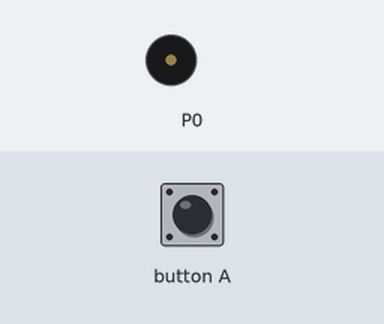
Simulated run of this program. Board: BBC micro:bit (MakeCode). Shown: buzzer (waves = sounding). Inputs (shaded band) come from the test bench.

Above: at 1.2 s.
1.3 s: button A pressed for 0.15 s
At 2.8 s:
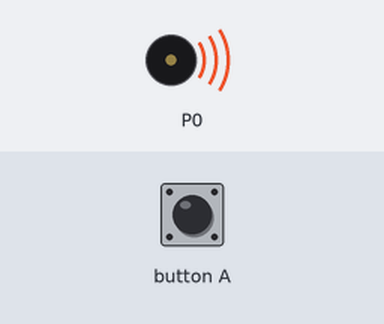
Timing chart, 0 to 10.4 s (numbered marks = the images above; inputs shaded):
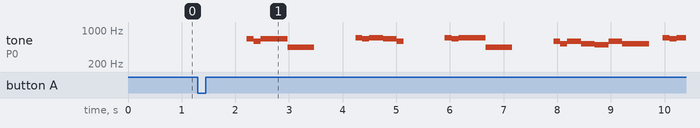

The program:

main.ts
```typescript
input.onButtonPressed(Button.A, function () {
    music.setVolume(255)
    music.setBuiltInSpeakerEnabled(true)
    music.rest(music.beat(BeatFraction.Whole))
    music.rest(music.beat(BeatFraction.Half))
    music.playTone(659, music.beat(BeatFraction.Quarter))
    music.playTone(587, music.beat(BeatFraction.Quarter))
    music.playTone(659, music.beat(BeatFraction.Whole))
    music.playTone(440, music.beat(BeatFraction.Whole))
    for (let index = 0; index < 3; index++) {
        music.rest(music.beat(BeatFraction.Whole))
        music.rest(music.beat(BeatFraction.Half))
        music.playTone(698, music.beat(BeatFraction.Quarter))
        music.playTone(659, music.beat(BeatFraction.Quarter))
        music.playTone(698, music.beat(BeatFraction.Half))
        music.playTone(659, music.beat(BeatFraction.Half))
        music.playTone(587, music.beat(BeatFraction.Quarter))
        music.rest(music.beat(BeatFraction.Whole))
        music.rest(music.beat(BeatFraction.Half))
        music.playTone(698, music.beat(BeatFraction.Quarter))
        music.playTone(659, music.beat(BeatFraction.Quarter))
        music.playTone(698, music.beat(BeatFraction.Whole))
        music.playTone(440, music.beat(BeatFraction.Whole))
        music.rest(music.beat(BeatFraction.Whole))
        music.rest(music.beat(BeatFraction.Half))
        music.playTone(587, music.beat(BeatFraction.Quarter))
        music.playTone(523, music.beat(BeatFraction.Quarter))
        music.playTone(587, music.beat(BeatFraction.Half))
        music.playTone(523, music.beat(BeatFraction.Half))
        music.playTone(494, music.beat(BeatFraction.Half))
        music.playTone(587, music.beat(BeatFraction.Half))
        music.playTone(523, music.beat(BeatFraction.Whole))
        music.rest(music.beat(BeatFraction.Half))
        music.playTone(698, music.beat(BeatFraction.Quarter))
        music.playTone(659, music.beat(BeatFraction.Quarter))
        music.playTone(698, music.beat(BeatFraction.Whole))
        music.playTone(440, music.beat(BeatFraction.Whole))
    }
    music.rest(music.beat(BeatFraction.Whole))
    music.rest(music.beat(BeatFraction.Half))
    music.playTone(698, music.beat(BeatFraction.Quarter))
    music.playTone(659, music.beat(BeatFraction.Quarter))
    music.playTone(698, music.beat(BeatFraction.Half))
    music.playTone(659, music.beat(BeatFraction.Half))
    music.playTone(587, music.beat(BeatFraction.Quarter))
    music.rest(music.beat(BeatFraction.Whole))
    music.rest(music.beat(BeatFraction.Half))
    music.playTone(698, music.beat(BeatFraction.Quarter))
    music.playTone(659, music.beat(BeatFraction.Quarter))
    music.playTone(698, music.beat(BeatFraction.Whole))
    music.playTone(440, music.beat(BeatFraction.Whole))
    music.rest(music.beat(BeatFraction.Whole))
    music.rest(music.beat(BeatFraction.Half))
    music.playTone(587, music.beat(BeatFraction.Quarter))
    music.playTone(523, music.beat(BeatFraction.Quarter))
    music.playTone(587, music.beat(BeatFraction.Half))
    music.playTone(523, music.beat(BeatFraction.Half))
    music.playTone(494, music.beat(BeatFraction.Half))
    music.playTone(587, music.beat(BeatFraction.Half))
    music.playTone(523, music.beat(BeatFraction.Double))
    music.playTone(494, music.beat(BeatFraction.Quarter))
    music.playTone(523, music.beat(BeatFraction.Quarter))
    music.playTone(587, music.beat(BeatFraction.Double))
    music.playTone(523, music.beat(BeatFraction.Quarter))
    music.playTone(587, music.beat(BeatFraction.Quarter))
    music.playTone(659, music.beat(BeatFraction.Half))
    music.playTone(587, music.beat(BeatFraction.Half))
    music.playTone(523, music.beat(BeatFraction.Half))
    music.playTone(494, music.beat(BeatFraction.Half))
    music.playTone(440, music.beat(BeatFraction.Whole))
    music.playTone(698, music.beat(BeatFraction.Whole))
})
```

test.ts
```typescript
// i test vanno qui; questi non saranno compilati quando questo pacchetto viene usato come estensione.
```

Measured:
- after the input at 1.3 s, tone on P0: plays 659 Hz for 0.13 s, 587 Hz for 0.13 s, 659 Hz for 0.51 s, 440 Hz for 0.50 s, 698 Hz for 0.13 s, 659 Hz for 0.13 s … (23 notes in this stretch), starting after 0.91 s
